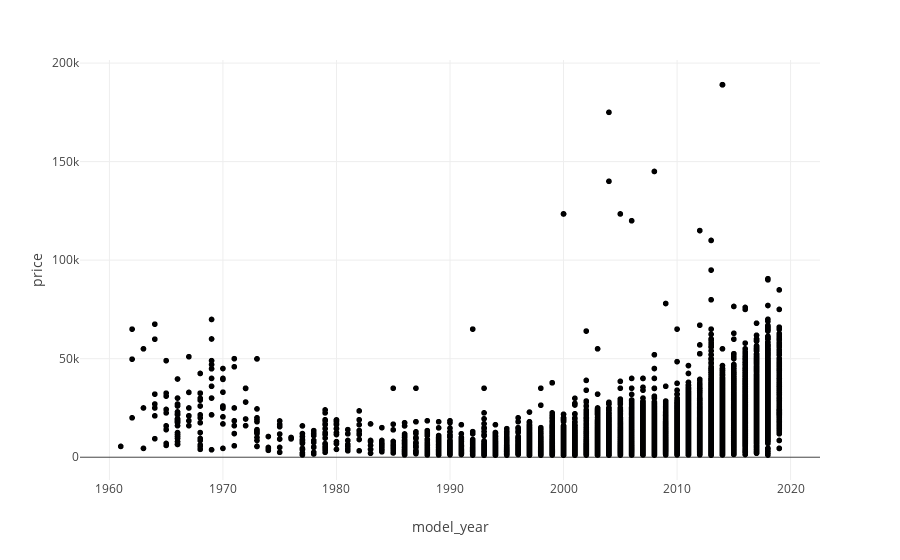

The cell this chart's notebook holds for it:
### Code cell
year_price_df = df[['price', 'model_year', 'model']]
fig = px.scatter(year_price_df, x='model_year', y='price')
fig.show()

### Figure 1 — Plotly figure (JSON) as saved in the notebook; plotly's stock layout.template omitted (floating-point values rounded to 4 significant figures; data arrays with more than 128 entries replaced by an {"elided": "..."} marker saying what was removed)
{"data": [{"hovertemplate": "model_year=%{x}<br>price=%{y}<extra></extra>", "legendgroup": "", "marker": {"color": "#000001", "symbol": "circle"}, "mode": "markers", "name": "", "showlegend": false, "type": "scattergl", "x": {"elided": "51525 int values"}, "xaxis": "x", "y": {"elided": "51525 int values"}, "yaxis": "y"}], "layout": {"legend": {"tracegroupgap": 0}, "margin": {"t": 60}, "xaxis": {"anchor": "y", "domain": [0, 1], "title": {"text": "model_year"}}, "yaxis": {"anchor": "x", "domain": [0, 1], "title": {"text": "price"}}}}
